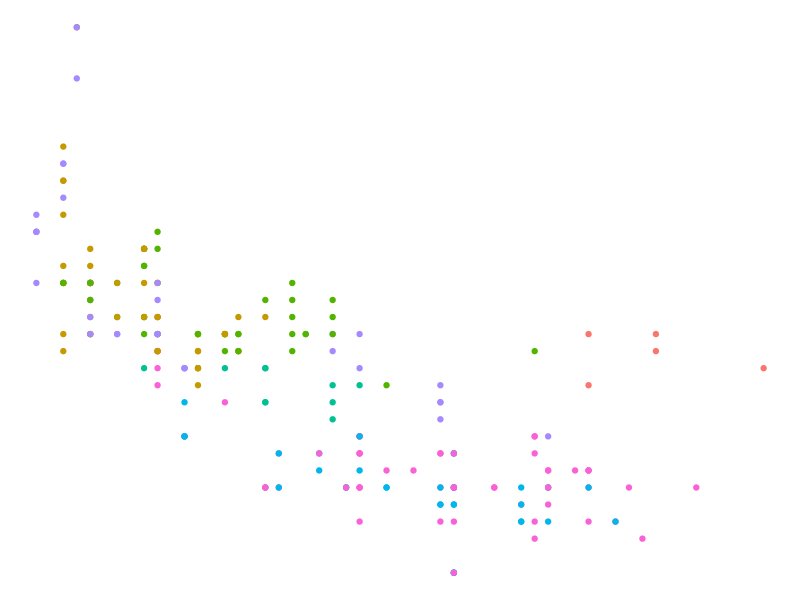
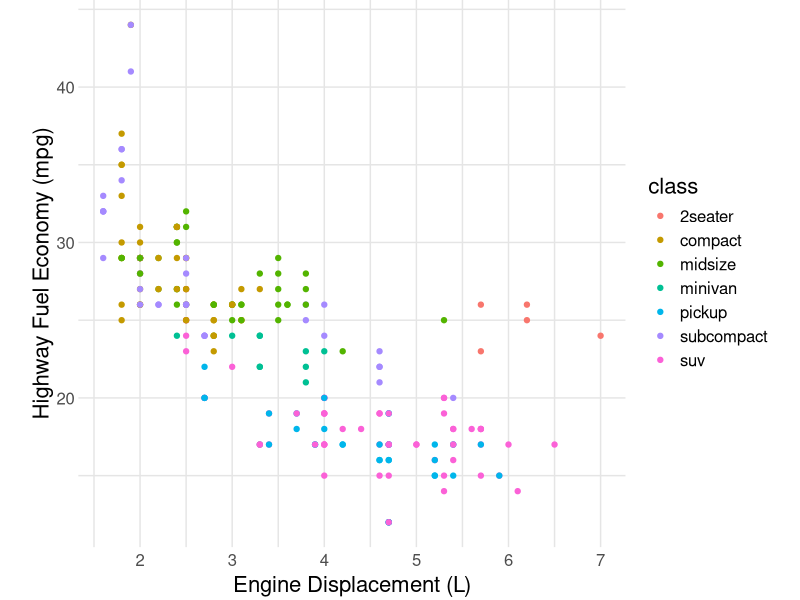
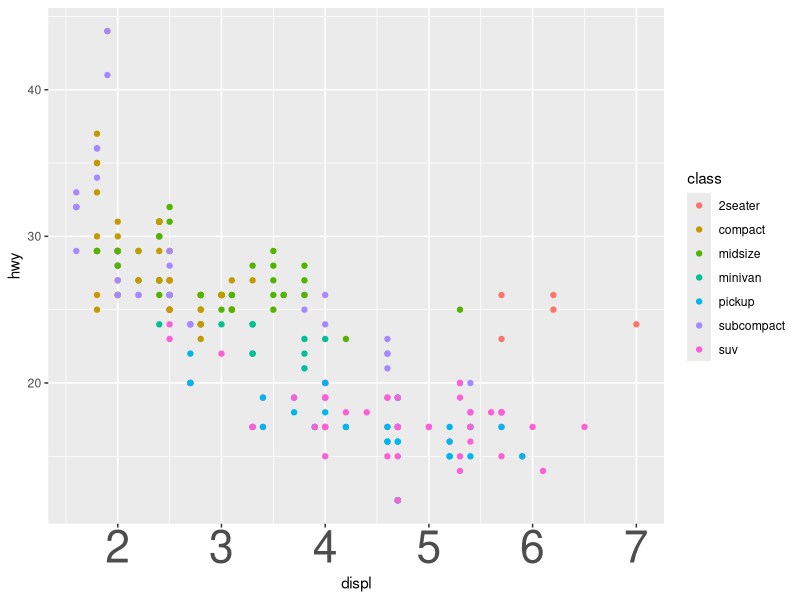

Generate these figures, in order, with R:
## ---- chunk 1
library(tidyverse)
# knitr options
library(tidyverse)
knitr::opts_chunk$set(echo = TRUE)
## ---- chunk 2
mpg %>%
  ggplot(aes(displ, hwy, color = class)) +
  geom_point() +
  theme_void() +
  guides(color = "none")
## ---- chunk 3
## NOTE: No need to edit; feel free to re-use this code!
theme_common <- function() {
  theme_minimal() %+replace%
  theme(
    axis.text.x = element_text(size = 12),
    axis.text.y = element_text(size = 12),
    axis.title.x = element_text(margin = margin(4, 4, 4, 4), size = 16),
    axis.title.y = element_text(margin = margin(4, 4, 4, 4), size = 16, angle = 90),

    legend.title = element_text(size = 16),
    legend.text = element_text(size = 12),

    strip.text.x = element_text(size = 12),
    strip.text.y = element_text(size = 12),

    panel.grid.major = element_line(color = "grey90"),
    panel.grid.minor = element_line(color = "grey90"),

    aspect.ratio = 4 / 4,

    plot.margin = unit(c(t = +0, b = +0, r = +0, l = +0), "cm"),
    plot.title = element_text(size = 18),
    plot.title.position = "plot",
    plot.subtitle = element_text(size = 16),
    plot.caption = element_text(size = 12)
  )
}
## ---- chunk 4
mpg %>%
  ggplot(aes(displ, hwy, color = class)) +
  geom_point() +
  theme_common() +
  labs(
    x = "Engine Displacement (L)",
    y = "Highway Fuel Economy (mpg)"
  )
## ---- chunk 5
mpg %>%
  ggplot(aes(displ, hwy, color = class)) +
  geom_point() +
  theme(
    axis.text.x = element_text(size = 32),
  ) 
